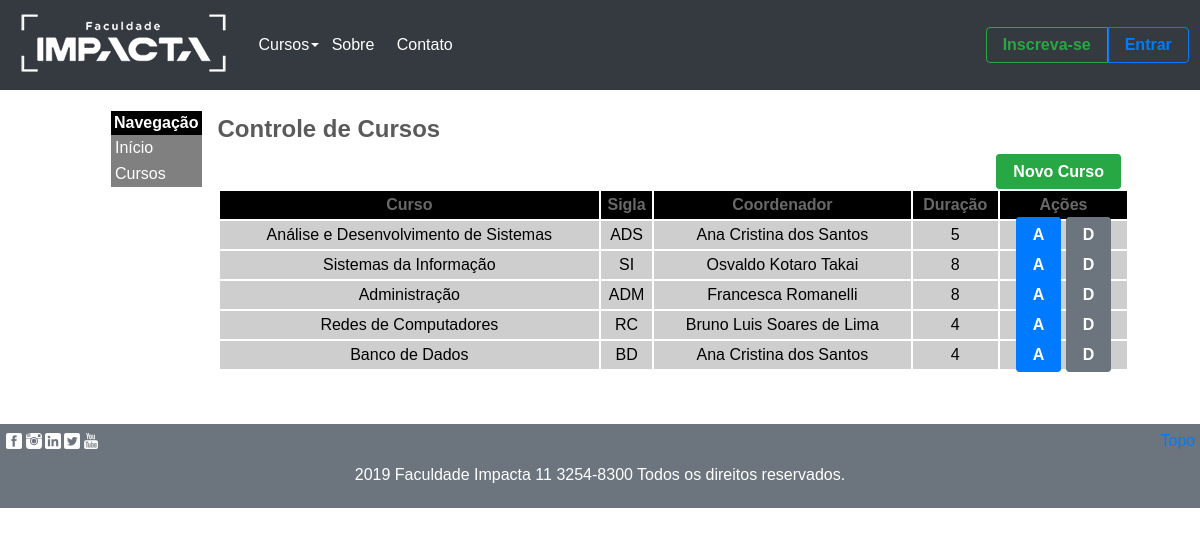
Before: /admin/cursos/ with the older database file.
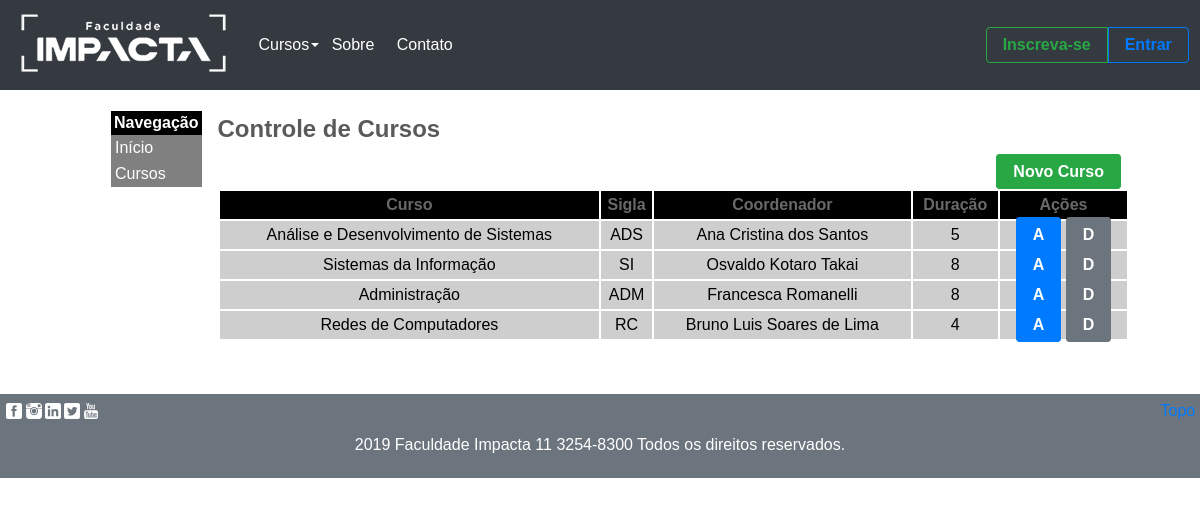
After: the same page with the newer database file.
### tables this page shows
CREATE TABLE cursos (
    id          INTEGER PRIMARY KEY AUTOINCREMENT,
    nome        VARCHAR(50) NOT NULL UNIQUE,
    sigla       VARCHAR(5) NOT NULL UNIQUE,
    sobre       TEXT NULL,
    tipo        VARCHAR(15) NOT NULL,
    coordenador VARCHAR(50) NULL,
    duracao     SMALLINT NOT NULL,
    matutino    BOOLEAN,
    noturno     BOOLEAN
);

### admin/controllers.py (the view)
@admin_bp.route('/cursos/')
def cursos_lista():
    cursos = curso_dao.listar_todos_cursos()
    return render_template(
        'cursos_lista.html',
        titulo='Controle de Cursos',
        cursos=cursos
    )

### app.py (called while the page is built)
@app.before_request
def before_request():
    g.db = get_db()
    g.query_db = query_db
    g.execute_db = execute_db

@app.teardown_request
def teardown_request(exception):
    db = getattr(g, '_database', None)
    if db is not None:
        db.close()

### controllers.py (called while the page is built)
@app.context_processor
def lista_cursos():
    return {
        'cursos': listar_todos_cursos()
    }

### curso_dao.py (called while the page is built)
def listar_todos_cursos():
    rv = g.query_db('SELECT * FROM cursos')
    return rv

### db.py (called while the page is built)
def make_dicts(cursor, row):
    return dict((cursor.description[idx][0], value)
                for idx, value in enumerate(row))

def get_db():
    db = getattr(g, '_database', None)
    if db is None:
        db = g._database = sqlite3.connect(DATABASE)
    db.row_factory = make_dicts
    return db

def query_db(query, args=(), one=False):
    cur = get_db().execute(query, args)
    rv = cur.fetchall()
    cur.close()
    return (rv[0] if rv else None) if one else rv

### admin/templates/cursos_lista.html
{% extends 'base_admin.html' %}
{% block admin %}
    <h1>Controle de Cursos</h1>
    <div class="crud-botoes">
        <a href="/admin/cursos/novo/" class="botao botao-sucesso">Novo Curso</a>
    </div>
    <table class="crud-lista">
        <thead>
            <tr>
                <th>Curso</th>
                <th>Sigla</th>
                <th>Coordenador</th>
                <th>Duração</th>
                <th>Ações</th>
            </tr>
        </thead>
        <tbody>
            {% for curso in cursos %}
            <tr>
                <td>{{ curso['nome'] }}</td>
                <td>{{ curso['sigla'] }}</td>
                <td>{{ curso['coordenador'] }}</td>
                <td>{{ curso['duracao'] }}</td>
                <td>
                    <a href="/admin/cursos/alterar/{{ curso['id'] }}/"
                        class="botao botao-principal">A</a>
                    <a href="/admin/cursos/remover/{{ curso['id'] }}/"
                        class="botao botao-secundario remover">D</a>
                </td>
            </tr>
            {% endfor %}
        </tbody>
    </table>
{% endblock %}

### admin/templates/base_admin.html
{% extends 'base.html' %}
{% block estilos %}
    <link rel="stylesheet" href="/static/css/admin.css" />
{% endblock %}
{% block conteudo %}
    <section class="admin-conteudo">
        <nav>
            <ul class="admin-nav">
                <li class="titulo">Navegação</li>
                <li class="item"><a href="/admin/">Início</a></li>
                <li class="item"><a href="/admin/cursos/">Cursos</a></li>
            </ul>
        </nav>
        <div>
            {% block admin %}{% endblock %}
        </div>
    </section>
{% endblock %}

### templates/base.html (shortened to what this page needs)
<!DOCTYPE html>
<html>
    <head>
        <link rel="stylesheet" href="/static/css/site.css">
        {% block estilos %}{% endblock %}
    </head>
    <body>
        <header id="topo">
            <nav>
                <ul class="navegacao">
                    <li class="item-menu">
                        <a href="{{ url_for('index') }}">
                            <img src="/static/imagens/impacta-logo.png" alt="Logo Branco da Impacta" />
                        </a>
                    </li>
                    <li class="item-menu dropdown-item">
                        Cursos
                    </li>
                    <li class="item-menu">
                        <a class="link-menu" href="{{ url_for('sobre') }}">Sobre</a>
                    </li>
                    <li class="item-menu">
                        <a class="link-menu" href="{{ url_for('contato') }}">Contato</a>
                    </li>
                    <li class="item-menu grupo-botao">
                        <a class="botao botao-sucesso-vazado" href="inscrever.html">Inscreva-se</a>
                        <a class="botao botao-principal-vazado" href="entrar.html">Entrar</a>
                    </li>
                </ul>
            </nav>
        </header>
        <main>
            {% block conteudo %}{% endblock %}
        </main>
        <footer>
            <ul class="navegacao social-media-lista">
                <li>
                    <a class="media-link facebook" href="https://www.facebook.com/FacImpacta/" target="blank">Facebook</a>
                </li>
                <li>
                    <a class="media-link instagram" href="https://www.instagram.com/faculdadeimpacta/" target="blank">Instagram</a>
                </li>
                <li>
                    <a class="media-link linkedin" href="https://www.linkedin.com/edu/faculdade-impacta-tecnologia-161006/" target="blank">Linkedin</a>
                </li>
                <li>
                    <a class="media-link twitter" href="https://twitter.com/facimpacta/" target="blank">Twitter</a>
                </li>
                <li>
                    <a class="media-link youtube" href="https://www.youtube.com/user/GrupoImpacta/" target="blank">Youtube</a>
                </li>
            </ul>
            <a href="#topo">Topo</a>
            <p>2019 Faculdade Impacta 11 3254-8300 Todos os direitos reservados.</p>
        </footer>
    </body>
</html>

### static/css/site.css (style rules this page uses)
:root { --cor-azul: #007bff; --cor-branca: #fff; --cor-branco-cinza: #f8f9fa; --cor-branco-fumaca: #e9ecef; --cor-cinza-claro: #cecece; --cor-cinza-escuro: #6c757d; --cor-grafite: #5a5a5a; --cor-preta: #343a40; --cor-verde: #28a745; --fonte-padrao: 'Gill Sans', 'Gill Sans MT', Calibri, 'Trebuchet MS', sans-serif; }
* { box-sizing: border-box; }
html { color: var(--cor-grafite); font-family: var(--fonte-padrao) }
body { margin: 0; }
main { width: 1074px; margin: 0 auto; margin-bottom: 3em; }
header { background: var(--cor-preta); }
ul.navegacao { align-items: center; display: flex; flex-flow: row nowrap; list-style: none; margin: 0; padding: 0; }
li.item-menu { color: var(--cor-branca); display: inline-block; margin: 0 .2em; padding: .5em; }
li.grupo-botao { display: flex; justify-content: center; margin-left: auto; }
li.grupo-botao .botao:first-child { border-bottom-right-radius: 0; border-top-right-radius: 0; }
li.grupo-botao .botao:last-child { border-bottom-left-radius: 0; border-top-left-radius: 0; }
a.link-menu { color: var(--cor-branca); text-decoration: none; }
li.dropdown-item { position: relative; cursor: pointer; }
li.dropdown-item:after { content: ''; position: absolute; top: 45%; right: -.1em; border-top: .3em solid var(--cor-branca); border-left: .3em solid transparent; border-right: .3em solid transparent; }
.botao { border: 0.05em solid var(--cor-preta); border-radius: 0.25em; background: var(--cor-preta); color: white; font-weight: 600; padding: .5em 1em; text-decoration: none; }
.botao-principal { border-color: var(--cor-azul); background-color: var(--cor-azul); }
.botao-secundario { border-color: var(--cor-cinza-escuro); background-color: var(--cor-cinza-escuro); }
.botao-principal-vazado { border-color: var(--cor-azul); background-color: transparent; color: var(--cor-azul); }
.botao-sucesso { border-color: var(--cor-verde); background-color: var(--cor-verde); }
.botao-sucesso-vazado { border-color: var(--cor-verde); background-color: transparent; color: var(--cor-verde); }
footer { align-items: center; background: var(--cor-cinza-escuro); color: var(--cor-branca); display: flex; flex-flow: row wrap; justify-content: space-between; padding: .5em .3em; }
footer p { text-align: center; width: 100%; }
a[href="#topo"] { color: var(--cor-azul); text-decoration: none; }
a.media-link { background-repeat: no-repeat; background-size: contain; color: var(--cor-branca); display: block; height: 16px; margin: 0 .1em; text-decoration: none; text-indent: -9999px; width: 16px; }
a.media-link.facebook { background-image: url("imagens/facebook-3-64.png"); }
a.media-link.linkedin { background-image: url("imagens/linkedin-3-64.png"); }
a.media-link.instagram { background-image: url("imagens/instagram-64.png"); }
a.media-link.twitter { background-image: url("imagens/twitter-3-64.png"); }
a.media-link.youtube { background-image: url("imagens/youtube-64.png"); }

### static/css/admin.css (style rules this page uses)
.admin-conteudo { display: flex; flex-flow: row wrap; }
.admin-conteudo > * { margin: 5px 8px; }
.admin-conteudo > div { flex: 1; }
ul.admin-nav { list-style: none; }
ul.admin-nav li.titulo { background-color: black; color: white; font-weight: bold; padding: 3px; }
ul.admin-nav li.item { background-color: gray; border: 1px solid gray; padding: 3px; }
ul.admin-nav li.item a { color: white; display: block; text-decoration: none; }
div.crud-botoes { margin: 8px; text-align: right; }
table.crud-lista { width: 100%; text-align: center; }
table.crud-lista td, table.crud-lista th { padding: 5px 0; }
table.crud-lista thead tr { background-color: black; color: #696969; }
table.crud-lista tbody tr { background-color: #CECECE; color: black; margin: 2px 0; }

Changed rows visible on the page:
removed cursos: nome "Banco de Dados", sigla "BD", coordenador "Ana Cristina dos Santos", duracao "4"
